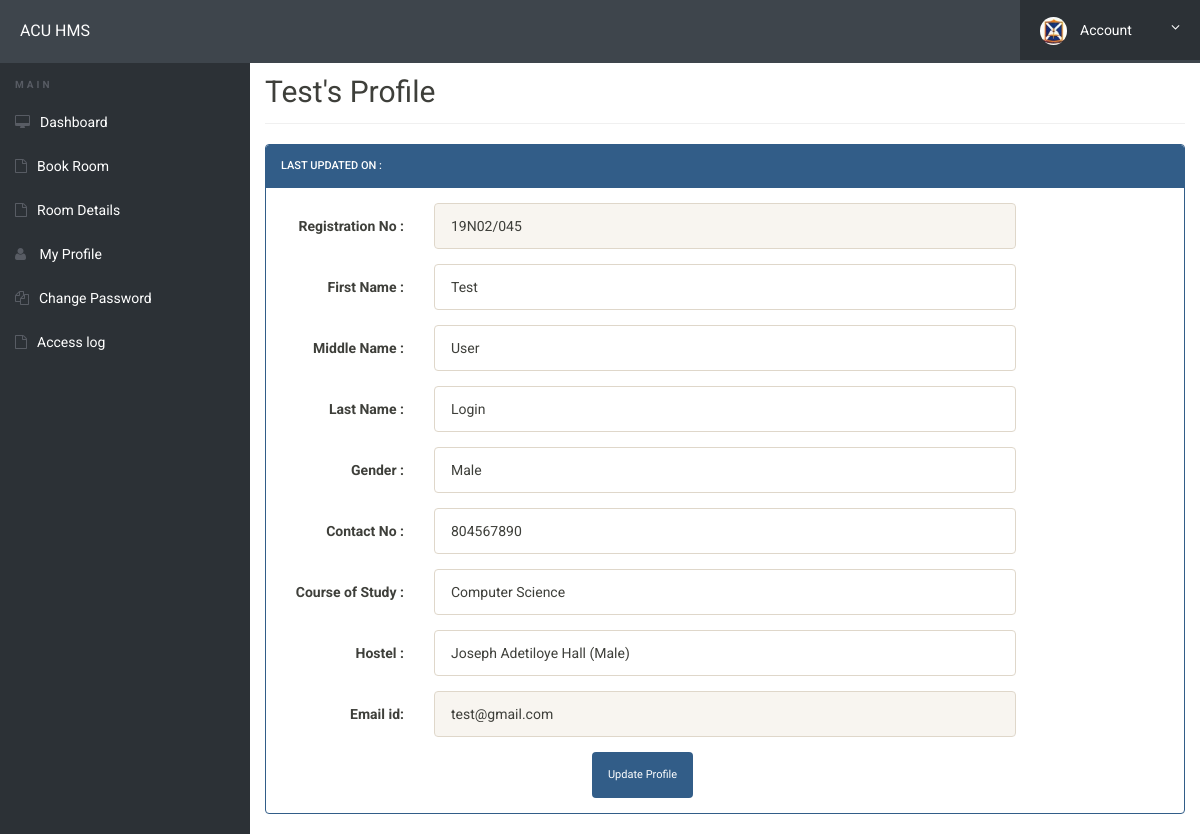
The app's page /hostel/my-profile.php (signed in), older data.
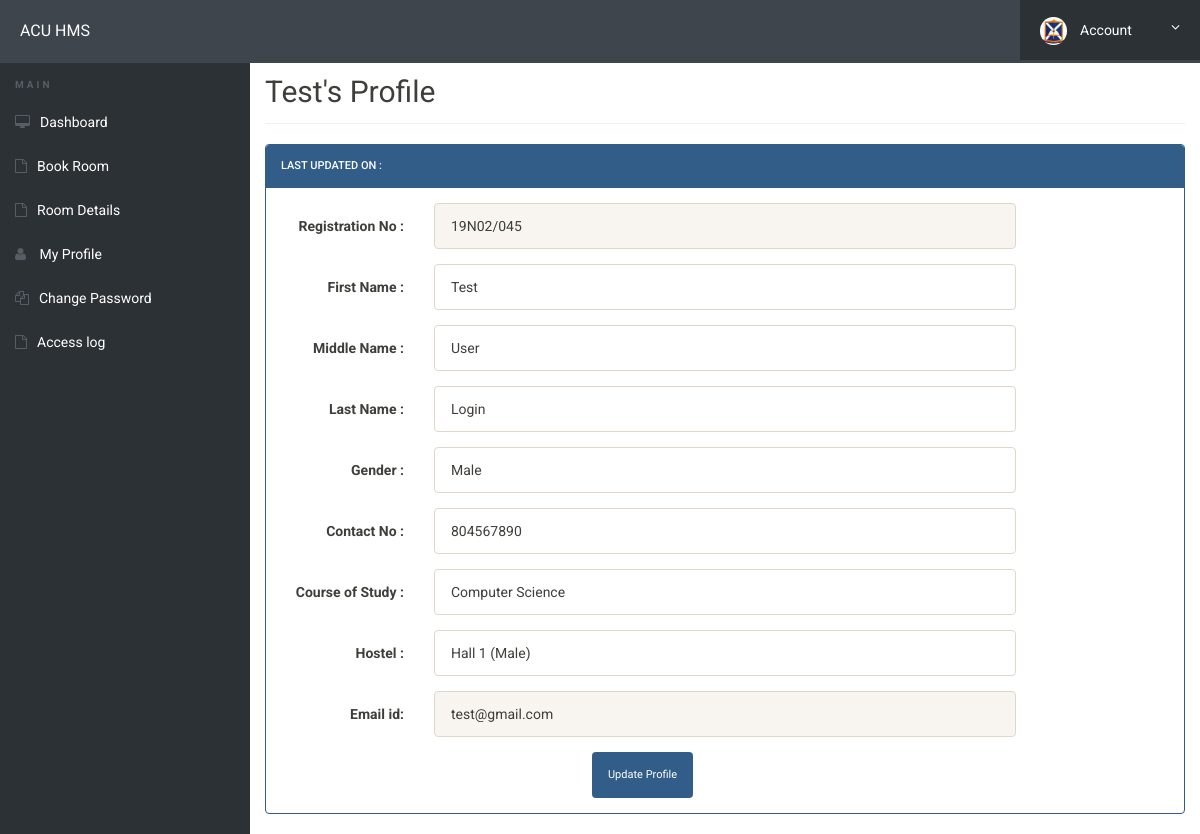
The same page, newer data.
### tables this page shows
CREATE TABLE `userregistration` (
  `id` int(11) NOT NULL,
  `regNo` varchar(255) DEFAULT NULL,
  `firstName` varchar(255) DEFAULT NULL,
  `middleName` varchar(255) DEFAULT NULL,
  `lastName` varchar(255) DEFAULT NULL,
  `gender` varchar(255) DEFAULT NULL,
  `contactNo` bigint(20) DEFAULT NULL,
  `course` varchar(255) DEFAULT NULL,
  `hostel` varchar(255) DEFAULT NULL,
  `email` varchar(255) DEFAULT NULL,
  `password` varchar(255) DEFAULT NULL,
  `regDate` timestamp NULL DEFAULT current_timestamp(),
  `updationDate` varchar(45) DEFAULT NULL,
  `passUdateDate` varchar(45) DEFAULT NULL
);

### hostel/my-profile.php (the view, shortened to what this page needs)
<?php
include('includes/config.php');
?>
<!doctype html>
<html lang="en" class="no-js">
<head>
	<link href="https://cdn.jsdelivr.net/npm/bootstrap@5.2.3/dist/css/bootstrap.min.css" rel="stylesheet">
	<link rel="stylesheet" href="css/font-awesome.min.css">
	<link rel="stylesheet" href="css/bootstrap.min.css">
	<link rel="stylesheet" href="css/dataTables.bootstrap.min.css">>
	<link rel="stylesheet" href="css/bootstrap-social.css">
	<link rel="stylesheet" href="css/bootstrap-select.css">
	<link rel="stylesheet" href="css/fileinput.min.css">
	<link rel="stylesheet" href="css/awesome-bootstrap-checkbox.css">
	<link rel="stylesheet" href="css/style.css">
</head>
<body>
	<?php include('includes/header.php');?>
	<div class="ts-main-content">
		<?php include('includes/sidebar.php');?>
		<div class="content-wrapper">
			<div class="container-fluid">
	<?php
$aid=$_SESSION['id'];
	$ret="select * from userregistration where id=?";
		$stmt= $mysqli->prepare($ret) ;
	 $stmt->bind_param('i',$aid);
	 $stmt->execute() ;
	 $res=$stmt->get_result();
	   while($row=$res->fetch_object())
	  {
	  	?>
				<div class="row">
					<div class="col-md-12">
						<h2 class="page-title"><?php echo $row->firstName;?>'s&nbsp;Profile </h2>
						<div class="row">
							<div class="col-md-12">
								<div class="panel panel-primary">
									<div class="panel-heading">
Last Updated on : &nbsp; <?php echo $row->updationDate;?>
</div>
<div class="panel-body">
<form method="post" action="" name="registration" class="form-horizontal" onSubmit="return valid();">
<div class="form-group">
<label class="col-sm-2 control-label"> Registration No : </label>
<div class="col-sm-8">
<input type="text" name="regno" id="regno"  class="form-control" required="required" value="<?php echo $row->regNo;?>" readonly="true">
</div>
</div>
<div class="form-group">
<label class="col-sm-2 control-label">First Name : </label>
<div class="col-sm-8">
<input type="text" name="fname" id="fname"  class="form-control" value="<?php echo $row->firstName;?>"   required="required" >
</div>
</div>
<div class="form-group">
<label class="col-sm-2 control-label">Middle Name : </label>
<div class="col-sm-8">
<input type="text" name="mname" id="mname"  class="form-control" value="<?php echo $row->middleName;?>"  >
</div>
</div>
<div class="form-group">
<label class="col-sm-2 control-label">Last Name : </label>
<div class="col-sm-8">
<input type="text" name="lname" id="lname"  class="form-control" value="<?php echo $row->lastName;?>" required="required">
</div>
</div>
<div class="form-group">
<label class="col-sm-2 control-label">Gender : </label>
<div class="col-sm-8">
<select name="gender" class="form-control" required="required">
<option value="<?php echo $row->gender;?>"><?php echo $row->gender;?></option>
</select>
</div>
</div>
<div class="form-group">
<label class="col-sm-2 control-label">Contact No : </label>
<div class="col-sm-8">
<input type="text" name="contact" id="contact"  class="form-control" maxlength="10" value="<?php echo $row->contactNo;?>" required="required">
</div>
</div>
<div class="form-group">
<label class="col-sm-2 control-label">Course of Study : </label>
<div class="col-sm-8">
<input type="text" name="course" id="course"  class="form-control" maxlength="10" value="<?php echo $row->course;?>" required="required">
</div>
</div>
<div class="form-group">
<label class="col-sm-2 control-label">Hostel : </label>
<div class="col-sm-8">
<input type="text" name="hostel" id="hostel"  class="form-control" maxlength="20" value="<?php echo $row->hostel;?>" required="required">
</div>
</div>
<div class="form-group">
<label class="col-sm-2 control-label">Email id: </label>
<div class="col-sm-8">
<input type="email" name="email" id="email"  class="form-control" value="<?php echo $row->email;?>" readonly>
</div>
</div>
<?php } ?>
<div class="col-sm-6 col-sm-offset-4">
<input type="submit" name="update" Value="Update Profile" class="btn btn-primary">
</div>
</form>
									</div>
									</div>
								</div>
							</div>
						</div>
							</div>
						</div>
					</div>
				</div>
</body>
</html>

### hostel/includes/header.php (shortened to what this page needs)
<?php if($_SESSION['id'])
{ ?><div class="brand clearfix">
		<a href="#" class="logo" style="font-size:16px; color:#fff">ACU HMS</a>
		<ul class="ts-profile-nav">
			<li class="ts-account">
				<a href="#"><img src="img/aculogo.jpeg" class="ts-avatar hidden-side" alt=""> Account <i class="fa fa-angle-down hidden-side"></i></a>
			</li>
		</ul>
	</div>
	<?php } ?>

### hostel/includes/sidebar.php
<nav class="ts-sidebar">
			<ul class="ts-sidebar-menu">
				<li class="ts-label">Main</li>
				<?PHP if(isset($_SESSION['id']))
				{ ?>
					<li><a href="dashboard.php"><i class="fa fa-desktop"></i>Dashboard</a></li>
<li><a href="book-hostel.php"><i class="fa fa-file-o"></i>Book Room</a></li>
<li><a href="room-details.php"><i class="fa fa-file-o"></i>Room Details</a></li>
<li><a href="my-profile.php"><i class="fa fa-user"></i> My Profile</a></li>
<li><a href="change-password.php"><i class="fa fa-files-o"></i>Change Password</a></li>
<li><a href="access-log.php"><i class="fa fa-file-o"></i>Access log</a></li>
<?php } else { ?>
				<li><a href="registration.php"><i class="fa fa-files-o"></i> Student Registration</a></li>
				<li><a href="index.php"><i class="fa fa-users"></i> Student Login</a></li>
				<li><a href="admin"><i class="fa fa-user"></i> Admin Login</a></li>
				<?php } ?>
			</ul>
		</nav>

### hostel/css/style.css (style rules this page uses)
html { font-size: 14px; }
@media only screen and (min-width: 480px) { html { font-size: 17px; } }
@media only screen and (min-width: 768px) { html { font-size: 14px; } }
body { font-size: 1em; }
a { color: #37a6c4; }
.btn { font-family: 'Oswald', sans-serif; }
.panel { overflow: hidden; }
ul, li { margin: 0; padding: 0; list-style: none; }
.btn { text-transform: none; }
.page-title { padding-bottom: 15px; margin-bottom: 20px; border-bottom: 1px solid #f0f0f0; }
.brand { background: #3e454c; position: relative; z-index: 3; position: fixed; width: 100%; top: 0; }
.brand .logo { box-sizing: border-box; padding: 20px; float: left; display: block; width: 200px; }
@media only screen and (min-width: 992px) { .brand .logo { width: 250px; } }
.brand .ts-profile-nav { float: right; display: none; }
.brand .ts-profile-nav li { float: left; position: relative; }
.brand .ts-profile-nav li a { display: block; padding: 20px; color: #fff; }
.brand .ts-profile-nav .ts-account .fa-angle-down { float: right; }
.brand .ts-profile-nav .ts-account > a { width: 180px; background: #2c3136; }
.brand .ts-profile-nav .ts-account .ts-avatar { border-radius: 50%; height: 28px; margin: -10px 0; margin-right: 10px; }
@media only screen and (min-width: 992px) { .brand .ts-profile-nav { display: block; } }
.ts-sidebar { background: #2c3136; max-height: 0; transition: max-height 0.3s; overflow: hidden; position: fixed; z-index: 2; width: 100%; bottom: 0; top: 60px; overflow-y: auto; }
@media only screen and (min-width: 992px) { .ts-sidebar { max-height: 100%; bottom: 0; } }
.ts-sidebar-menu .ts-label { color: #585c64; font-weight: bold; padding: 8px 15px; text-transform: uppercase; font-size: 10px; letter-spacing: 3px; margin-top: 10px; }
.ts-sidebar-menu a { display: block; text-decoration: none; padding: 12px 15px; color: #fff; }
.ts-sidebar-menu li { position: relative; }
.ts-sidebar-menu li i { color: #585c64; margin-right: 10px; }
.ts-main-content .content-wrapper { padding-top: 15px; margin-top: 20px; }
@media only screen and (min-width: 992px) { .ts-main-content .ts-sidebar { width: 250px; float: left; } }
@media only screen and (min-width: 992px) { .ts-main-content .content-wrapper { margin-left: 250px; } }

Row changes from the older to the newer data that the page shows:
changed userregistration "Test": hostel "Joseph Adetiloye Hall (Male)" → "Hall 1 (Male)"
